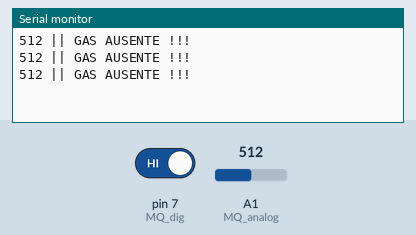
Recording of a sketch running on a simulated Arduino Uno, built with avr-gcc and run on an emulated ATmega328P. On the bench: the last lines printed to the serial monitor. The inputs (shaded band) are chosen by the test bench; at power-on: pin 7 (MQ_dig) HIGH, A1 (MQ_analog) = 512.

Above: at 1.3 s.
1.4 s: pin 7 (MQ_dig) driven LOW
At 1.9 s:
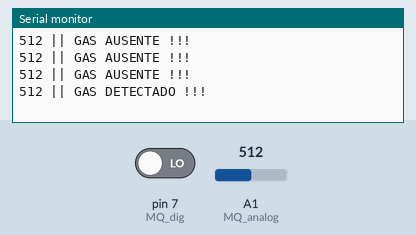
3.5 s: A1 (MQ_analog) set to 716
At 3.9 s:
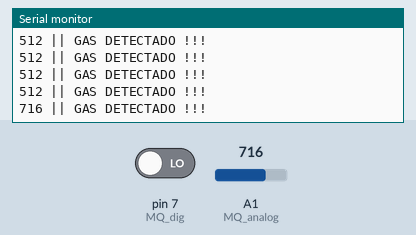
5.0 s: A1 (MQ_analog) set to 900
At 5.4 s:
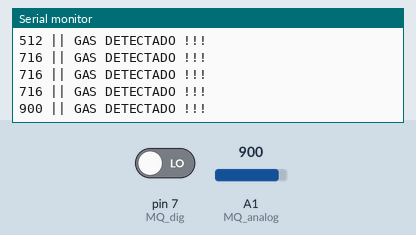
6.5 s: pin 7 (MQ_dig) driven HIGH
At 6.9 s:
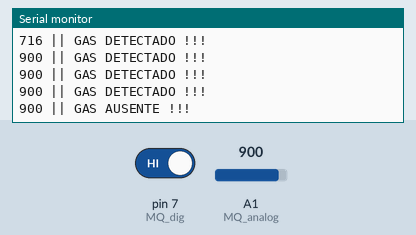
Timing chart, 0 to 9.0 s (numbered marks = the images above; inputs shaded):
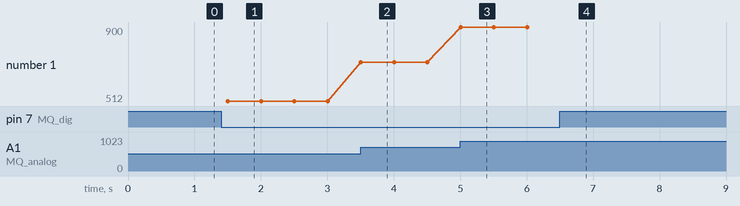

Measured:
- after the input at 1.4 s, the serial monitor: prints a new line after 0.10 s (image 1)
- after the input at 3.5 s, the serial monitor: prints a new line at once (image 2)
- after the input at 5.0 s, the serial monitor: prints a new line at once (image 3)
- after the input at 6.5 s, the serial monitor: prints a new line at once (image 4)
- plotted number 1: 512 → 716 after the input at 3.5 s, 716 → 900 after the input at 5.0 s

The sketch:

Sensor_De_Gas.ino
```cpp
#define MQ_analog A1
#define MQ_dig 7

int valor_analog;
int valor_dig;

void setup() {
   Serial.begin(9600);
   pinMode(MQ_analog, INPUT);
   pinMode(MQ_dig, INPUT);
}

void loop() {
   valor_analog = analogRead(MQ_analog);
   valor_dig = digitalRead(MQ_dig);

   Serial.print(valor_analog);
   Serial.print(" || ");
   if(valor_dig == 0)
     Serial.println("GAS DETECTADO !!!");
   else
     Serial.println("GAS AUSENTE !!!");
   delay(500);

}
```
